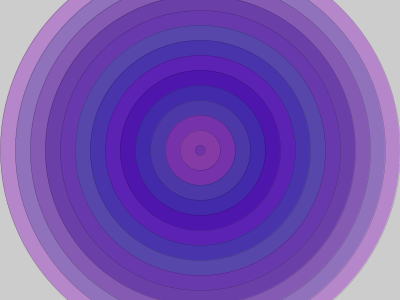
Frame 1 (no input)
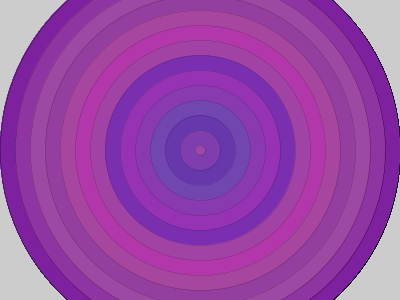
Frame 60 (the mouse pressed at the canvas centre just before this capture)
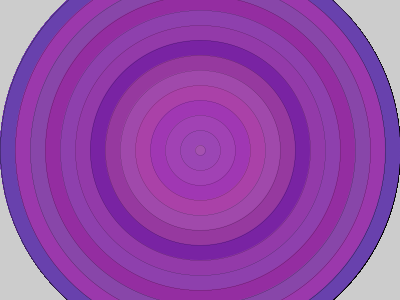
Frame 120 (the mouse held since frame 60 and released just before this capture)

The Processing sketch that drew these frames (run headless with seeded random() and noise(); from frame 60 on, the mouse is pressed at the canvas centre):

// Processing sketch: forloop
// ── forloop.pde
void setup() {
  size(400, 300);
  smooth();
  strokeWeight(0);
}

void draw() {
  //for (int i = 0; i <width; i +=10) {
  //  line(i, 0, i, height);
  //} 
  for (int j = 0; j < width; j += 30) {
    int r = width -j;
    fill(int(random(50, 200)),int(random(0, 100)),int(random(150, 200)),100);
    ellipse(width/2, height/2, r, r);
  }
}
